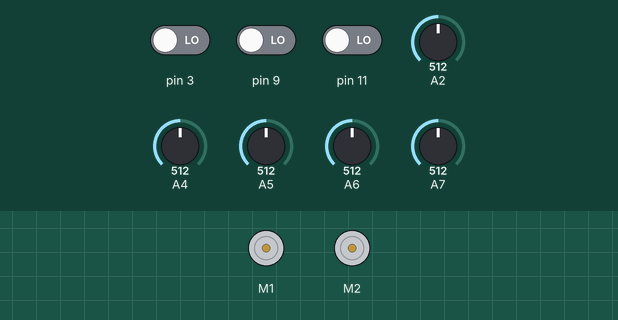
Simulated run of this sketch. Board: Arduino Uno, built with avr-gcc and run on an emulated ATmega328P. Shown: 2 × DC motor (green arrow = forward, orange = backward, longer = faster). The test bench sets the inputs (shaded band); at power-on: pin 11 LOW, A6 = 512, A5 = 512, A2 = 512, A7 = 512, pin 3 LOW, pin 9 LOW, A4 = 512.

Above: at 1.7 s.
1.8 s: pin 11 driven HIGH
At 2.44 s:
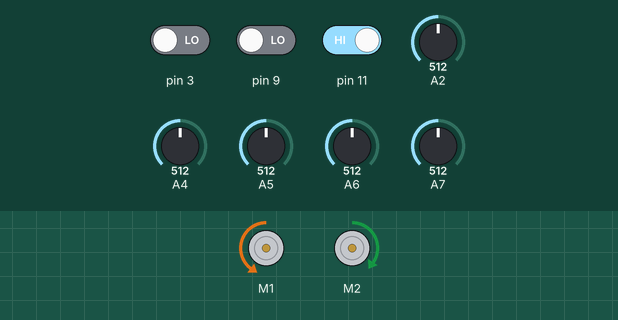
4.8 s: A6 set to 716
7.8 s: A5 set to 122
10.8 s: A2 set to 30
At 12.0 s:
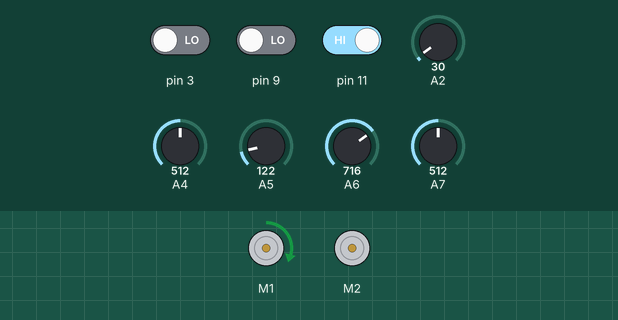
12.3 s: A7 set to 30
At 13.3 s:
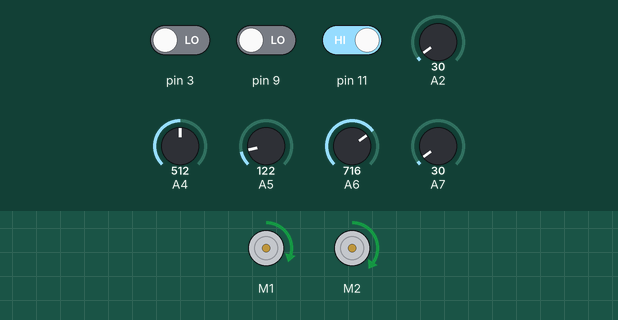
13.8 s: A2 set to 306
At 14.4 s:
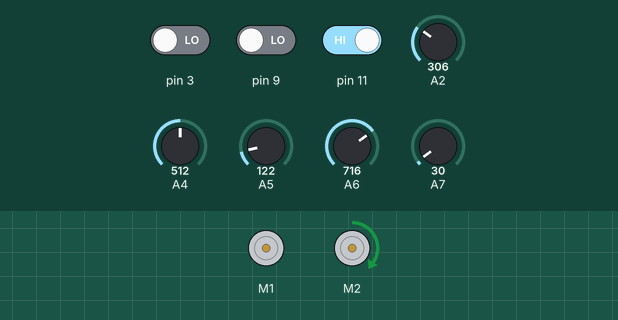
Timing chart, 0 to 16.3 s (numbered marks = the images above; inputs shaded):
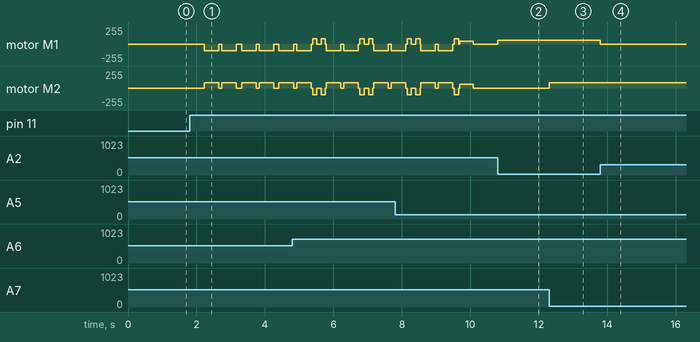

Measured:
- after the input at 10.8 s, motor M1: stopped → forward 59/255 at once
- after the input at 12.3 s, motor M2: stopped → forward 79/255 at once
- after the input at 13.8 s, motor M1: forward 59/255 → stopped at once

The sketch:

sketch.ino
```cpp
#include "MotorController.h"
#include "FunMazeSolver.h"
#include "WorldSensor.h"
#include "Cardinal.h"
#include "ConfigManager.h"
#include "Navigation.h"
#include "Pins.h"

FunMotorController mc;
RobotState state;
Configuration* conf = ConfigurationFactory::createConfiguration();
Navigation nav(conf);

void setup()
{

	mc.stopAll();
	SerialCom::init();
	delay(500);
}
void phase1(){
  Cardinal prevCard = NONE;
  int moves = 0;
  while(!nav.inFinalNode(state)){
    Openings openings = FunWorldSensor::computeOpenings(state);
    if(openings.NoneOpen){
      SerialCom::yellowLedOn();
    }
    else{
      SerialCom::yellowLedOff();
    }
    Cardinal nextCard = FunMazeSolver::doRightHand(state,openings,*conf);
    if (nextCard == EAST && (moves == 1 || moves == 0)){
      //DON'T FUCKING DO THIS YOU PIECE OF SHIT ROB
      prevCard = NORTH;
      nav.updateMap(state,state.currentDirection);
      state = mc.move(state,state.currentDirection);

    }
    else if(nextCard==NONE){
      SerialCom::greenLedOff();
      SerialCom::redLedOn();
      mc.turnLeft();
      switch(state.currentDirection){
	  case NORTH:
	    state.currentDirection = WEST;
          case SOUTH:
	    state.currentDirection = EAST;
	    break;
          case EAST:
	    state.currentDirection = NORTH;
	    break;
          case WEST:
	    state.currentDirection = SOUTH;
	    break;
      }
      prevCard = state.currentDirection;
    }
    else if(nextCard == prevCard){
      //ROB PLEASE STOP DON'TING SHIT
      SerialCom::yellowLedOn();
      SerialCom::greenLedOn();
      nav.updateMap(state,state.currentDirection);
      state = mc.move(state,state.currentDirection);
      prevCard == NORTH;
      delay(500);
    }
    else{
      SerialCom::redLedOff();
      SerialCom::greenLedOn();
      nav.updateMap(state,nextCard);
      state = mc.move(state,nextCard);
      prevCard = state.currentDirection;
      delay(50);
    }
    SerialCom::redLedOff();
    SerialCom::yellowLedOff();
    SerialCom::greenLedOff();
    moves++;
  }

}
void phase2(){
  while(!nav.inFinalNode(state)){
    Cardinal nextCard = nav.getCardinalToNextNode(state);
    state = mc.move(state,nextCard);
  }

}
void loop()
{
  SerialCom::greenLedOn();
  //while(!SerialCom::testSerial){}
  while(digitalRead(BUTTON)==LOW){}


  for(int i = 0; i < 10; ++i){
    analogRead(FRONT_IR);
    analogRead(FORWARD_RIGHT_IR);
    analogRead(BACKWARD_RIGHT_IR);
    delay(35);
  }
  conf = ConfigurationFactory::createConfiguration();
  state.init(conf);
  phase1();
  SerialCom::redLedOn();
  delay(1000);
  SerialCom::greenLedOn();
  while(digitalRead(BUTTON)==LOW){}

  conf = ConfigurationFactory::createConfiguration();
  state.init(conf);
  phase2();
}
```
